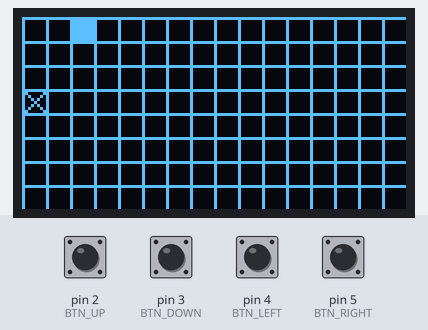
Recording of a sketch running on a simulated Arduino Uno, built with avr-gcc and run on an emulated ATmega328P. Shown: 128×64 one-colour display. Inputs (shaded band) come from the test bench; at power-on: pin 2 (BTN_UP), pin 3 (BTN_DOWN), pin 4 (BTN_LEFT), pin 5 (BTN_RIGHT) HIGH. Random numbers use the default seed unless the sketch sets one.

Above: at 1.2 s.
1.3 s: pin 2 (BTN_UP) pulled LOW for 0.15 s
At 2.0 s:
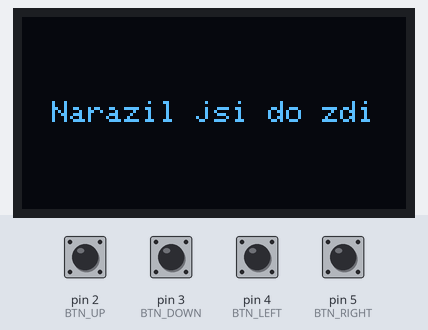
4.4 s: pin 4 (BTN_LEFT) pulled LOW for 1 s
At 8.3 s:
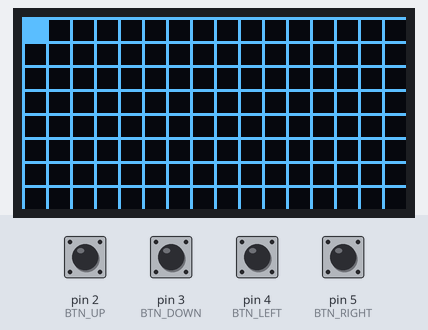
8.4 s: pin 3 (BTN_DOWN) pulled LOW for 0.15 s
At 9.0 s:
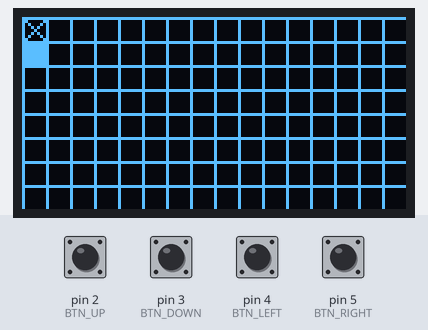
10.1 s: pin 5 (BTN_RIGHT) pulled LOW for 0.15 s
At 10.5 s:
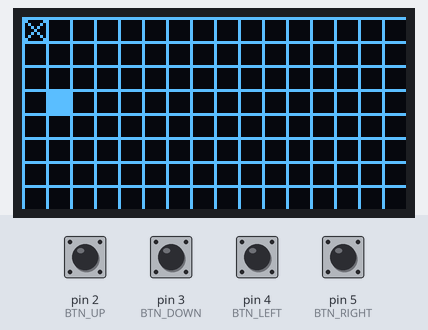
12.1 s: pin 2 (BTN_UP) pulled LOW for 1 s
At 12.5 s:
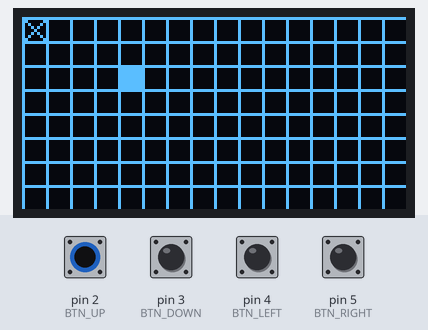
Timing chart, 0 to 15.1 s (numbered marks = the images above; inputs shaded):
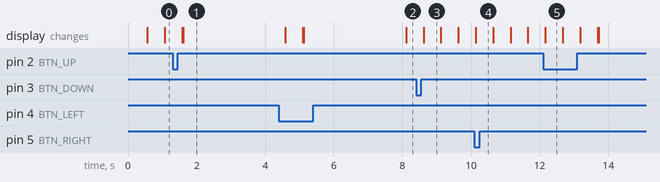

The sketch:

led-lekce4.ino
```cpp
#include <Wire.h>
#include <Adafruit_GFX.h>
#include <Adafruit_SSD1306.h>

#define SCREEN_WIDTH 128
#define SCREEN_HEIGHT 64

Adafruit_SSD1306 display(SCREEN_WIDTH, SCREEN_HEIGHT, &Wire, -1);

// --- MŘÍŽKA ---
const int CELL = 7;
const int GAP  = 1;
const int STEP = CELL + GAP;

const int GRID_W = 16;
const int GRID_H = 8;

// --- HAD ---A
const int MAX_LEN = 50;
int snakeX[MAX_LEN];
int snakeY[MAX_LEN];
int snakeLen = 1;

// --- SMĚR ---
enum Direction { UP, DOWN, LEFT, RIGHT };
Direction dir = RIGHT;

// --- JÍDLO ---
int foodX;
int foodY;

// --- TLAČÍTKA ---
const int BTN_UP    = 2;
const int BTN_DOWN  = 3;
const int BTN_LEFT  = 4;
const int BTN_RIGHT = 5;

// --- ČAS ---
unsigned long lastMove = 0;
const unsigned long MOVE_INTERVAL = 500;

// --- STAV HRY ---
bool gameOver = false;
unsigned long gameOverTime = 0;


// --- OVLÁDÁNÍ ---
void handleInput() {
  if (digitalRead(BTN_UP) == LOW)    dir = UP;
  if (digitalRead(BTN_DOWN) == LOW)  dir = DOWN;
  if (digitalRead(BTN_LEFT) == LOW)  dir = LEFT;
  if (digitalRead(BTN_RIGHT) == LOW) dir = RIGHT;
}

// --- JÍDLO ---
void spawnFood() {
  foodX = random(0, GRID_W);
  foodY = random(0, GRID_H);
}

// --- POHYB HADA ---
void handleMovement() {
  if (millis() - lastMove < MOVE_INTERVAL) return;
  lastMove = millis();

  // posun těla
  for (int i = snakeLen - 1; i > 0; i--) {
    snakeX[i] = snakeX[i - 1];
    snakeY[i] = snakeY[i - 1];
  }

  // pohyb hlavy
  switch (dir) {
    case UP:    snakeY[0]--; break;
    case DOWN:  snakeY[0]++; break;
    case LEFT:  snakeX[0]--; break;
    case RIGHT: snakeX[0]++; break;
  }

  // náraz do zdi
  if (snakeX[0] < 0 || snakeX[0] >= GRID_W ||
      snakeY[0] < 0 || snakeY[0] >= GRID_H) {
    gameOver = true;
    gameOverTime = millis();
    return;
  }

  // snězení jídla
  if (snakeX[0] == foodX && snakeY[0] == foodY) {
    if (snakeLen < MAX_LEN) snakeLen++;
    spawnFood();
  }
}


// --- KRESLENÍ ---
void drawGame() {
  display.clearDisplay();

  // mřížka
  for (int x = 0; x <= SCREEN_WIDTH; x += STEP)
    display.drawLine(x, 0, x, SCREEN_HEIGHT, SSD1306_WHITE);
  for (int y = 0; y <= SCREEN_HEIGHT; y += STEP)
    display.drawLine(0, y, SCREEN_WIDTH, y, SSD1306_WHITE);

  // jídlo (X – úhlopříčky)
  int fx = foodX * STEP + GAP;
  int fy = foodY * STEP + GAP;
  display.drawLine(fx, fy, fx + CELL - 1, fy + CELL - 1, SSD1306_WHITE);
  display.drawLine(fx + CELL - 1, fy, fx, fy + CELL - 1, SSD1306_WHITE);

  // had
  for (int i = 0; i < snakeLen; i++) {
    int px = snakeX[i] * STEP + GAP;
    int py = snakeY[i] * STEP + GAP;
    display.fillRect(px, py, CELL, CELL, SSD1306_WHITE);
  }

  display.display();
}

void resetGame() {
  snakeLen = 1;
  snakeX[0] = 0;
  snakeY[0] = 0;
  dir = RIGHT;
  gameOver = false;
  lastMove = millis();
  spawnFood();
}

// --- GAME OVER ---
void showGameOver() {
  display.clearDisplay();
  display.setTextSize(1);
  display.setTextColor(SSD1306_WHITE);  // ← PŘIDEJ TENTO ŘÁDEK
  display.setCursor(10, 28);
  display.println("Narazil jsi do zdi");
  display.display();

  if (millis() - gameOverTime > 3000) {
    resetGame();
  }
}

void setup() {
  display.begin(SSD1306_SWITCHCAPVCC, 0x3C);

  pinMode(BTN_UP,    INPUT_PULLUP);
  pinMode(BTN_DOWN,  INPUT_PULLUP);
  pinMode(BTN_LEFT,  INPUT_PULLUP);
  pinMode(BTN_RIGHT, INPUT_PULLUP);

  randomSeed(analogRead(A0));
  resetGame();
}

void loop() {
  if (!gameOver) {
    handleInput();
    handleMovement();
    drawGame();
  } else {
    showGameOver();
  }
}
```

Measured:
- what the display in image 3 shows lasts 0.5 s, from 8.6 s to 9.1 s
